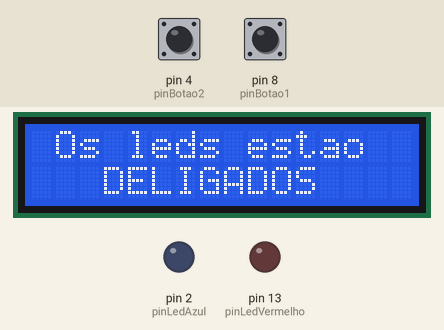
This sketch was run on a simulated Arduino Uno, built with avr-gcc and run on an emulated ATmega328P. Shown: 16×2 character LCD, output pins drawn as LEDs (lit = HIGH). Dashed ring = blinking. The inputs (shaded band) are chosen by the test bench; at power-on: pin 4 (pinBotao2) LOW, pin 8 (pinBotao1) LOW.

Above: at 1.2 s.
1.3 s: pin 4 (pinBotao2) pulled HIGH for 0.15 s
At 2.2 s:
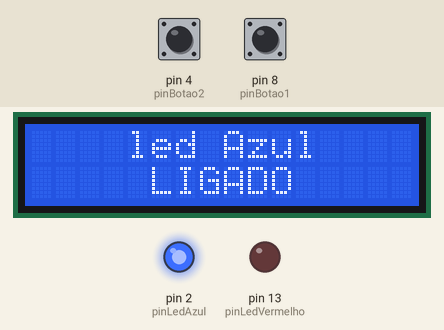
2.9 s: pin 8 (pinBotao1) pulled HIGH for 0.15 s
At 4.1 s:
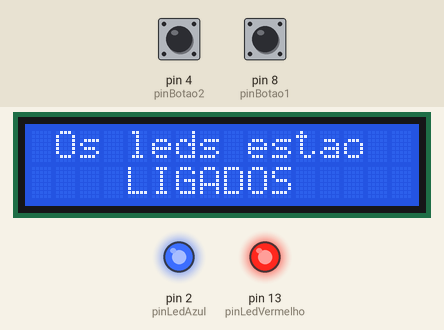
4.5 s: pin 4 (pinBotao2) pulled HIGH for 1 s
At 4.7 s:
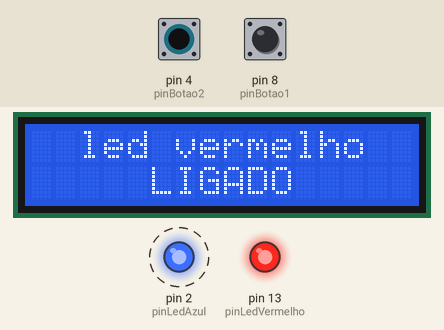
7.0 s: pin 4 (pinBotao2) pulled HIGH for 3.2 s
At 11.0 s:
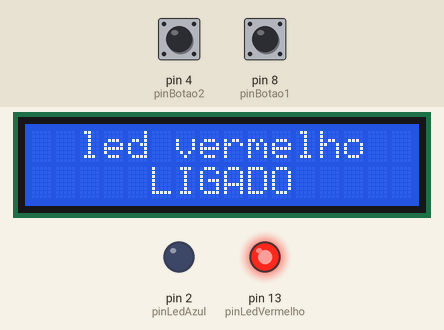
11.7 s: pin 8 (pinBotao1) pulled HIGH for 1 s
At 12.5 s:
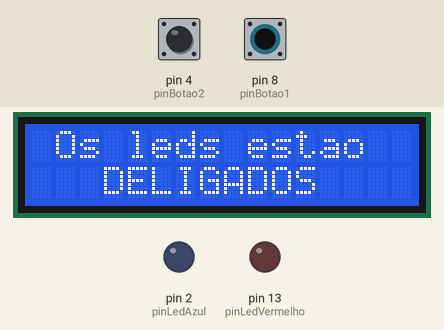
14.2 s: pin 4 (pinBotao2) driven HIGH
At 15.3 s:
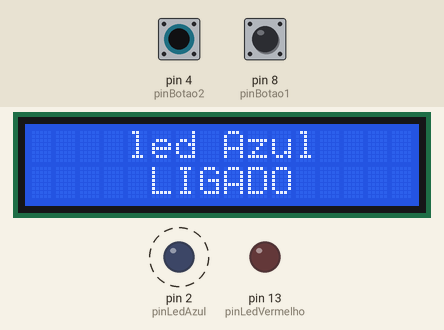
Timing chart, 0 to 64.7 s (numbered marks = the images above; inputs shaded):
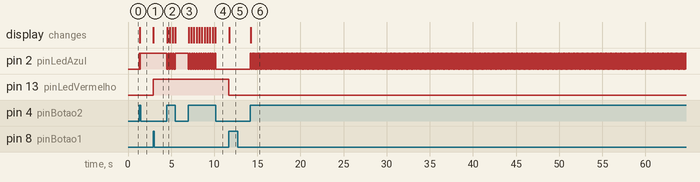

Measured:
- after the input at 1.3 s, pin 2 (pinLedAzul): alternates HIGH for 0.02 s and LOW for 0.02 s, 7 changes in all, then stays HIGH, starting at once; the display: changes at once (image 1)
- after the input at 2.9 s, pin 13 (pinLedVermelho): LOW → HIGH at once; the display: changes at once (image 2)
- after the input at 4.5 s, pin 2 (pinLedAzul): alternates HIGH for 0.02 s and LOW for 0.03 s, 42 changes in all, then stays HIGH, starting at once; the display: changes after 0.05 s (image 3)
- after the input at 7.0 s, pin 2 (pinLedAzul): alternates HIGH for 0.02 s and LOW for 0.03 s, 135 changes in all, then stays LOW, starting at once; the display: changes at once (image 4)
- after the input at 11.7 s, pin 13 (pinLedVermelho): HIGH → LOW at once; the display: changes at once (image 5)
- after the input at 14.2 s, pin 2 (pinLedAzul): alternates HIGH for 0.02 s and LOW for 0.02 s, starting at once; the display: changes at once (image 6)

The sketch:

aula_34_exercicio_2_leds_2_botoes_com_display1.ino
```cpp
#include <LiquidCrystal_I2C.h>

LiquidCrystal_I2C lcd(0x27, 16, 2);

const char pinBotao1 = 8;
const char pinLedVermelho = 13;
const char pinBotao2 = 4;
const char pinLedAzul = 2;


void setup() {
 pinMode(pinLedVermelho, OUTPUT);
 pinMode(pinBotao1, INPUT);
 pinMode(pinLedAzul, OUTPUT);
 pinMode(pinBotao2, INPUT);
 lcd.init();
 lcd.backlight ();
 lcd.setCursor (1,0);
 lcd.print ("Os leds estao");
 lcd.setCursor (3,1);
 lcd.print ("DELIGADOS");
}

void loop() {
 static bool estadoAnteriorBotao1 = 0;
 static bool estadoLedVermelho = 0;
 bool statusBotao1 = digitalRead (pinBotao1);

 static bool estadoAnteriorBotao2 =0;
 static bool estadoLedAzul =0;
 bool statusBotao2 = digitalRead (pinBotao2);

 if (statusBotao1 && !estadoAnteriorBotao1){

   estadoLedVermelho = !estadoLedVermelho;
   digitalWrite (pinLedVermelho,estadoLedVermelho);


 } if (statusBotao2 && !estadoAnteriorBotao2){
  estadoLedAzul = !estadoLedAzul;
  digitalWrite (pinLedAzul, estadoLedAzul);
  }

  estadoAnteriorBotao1 = statusBotao1;

  //TRATAMENTO DISPLAY
   if (estadoLedVermelho && !estadoLedAzul){
     lcd.home ();
     lcd.print("  led vermelho");
     lcd.setCursor (3,1);
     lcd.print("  LIGADO  ");

   } else if (estadoLedAzul && !estadoLedVermelho){
     lcd.setCursor (1,0);
     lcd.print("   led Azul  ");
     lcd.setCursor (3,1);
     lcd.print("  LIGADO  ");

 }else if (estadoLedVermelho && estadoLedAzul){
    lcd.setCursor (1,0);
    lcd.print ("Os leds estao");
    lcd.setCursor (3,1);
    lcd.print (" LIGADOS ");

 }else {
   lcd.setCursor (1,0);
    lcd.print ("Os leds estao");
    lcd.setCursor (3,1);
    lcd.print ("DELIGADOS");
  }

}
```
